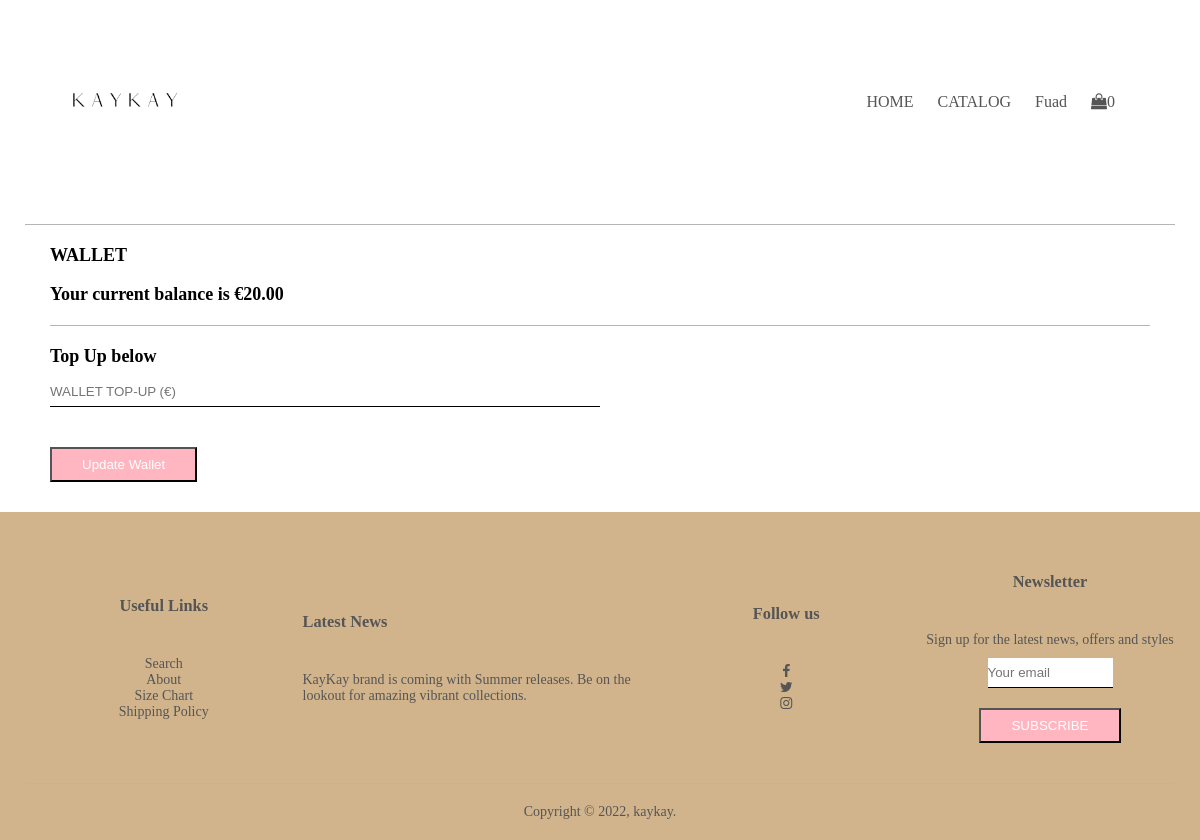
The app's page /updateWallet (signed in), older data.
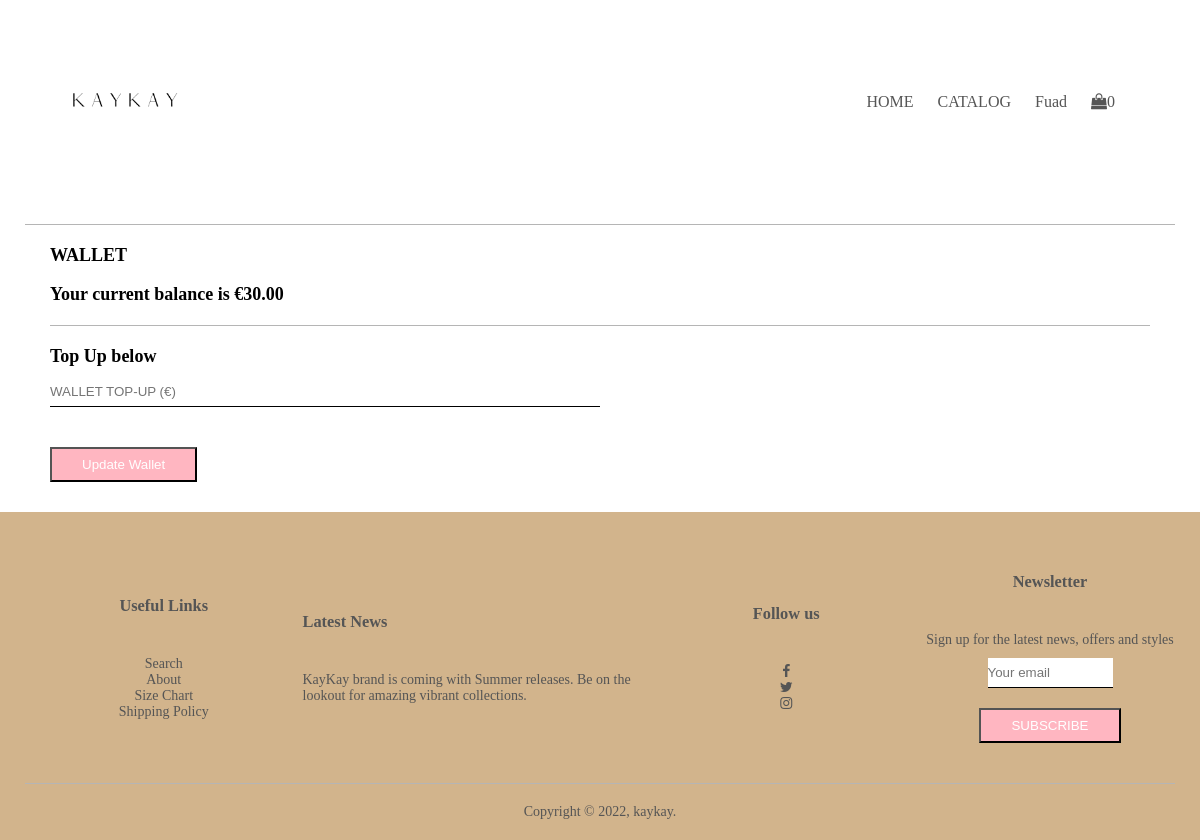
The same page, newer data.
### tables this page shows
CREATE TABLE user_wallet
    (user_id INTEGER PRIMARY KEY NOT NULL,
    wallet NUMERIC NOT NULL
    );

### app.py (the view, shortened to what this page needs)
@app.route("/updateWallet", methods = ["GET","POST"])
def updateWallet():
    user_wallet = get_wallet()
    return render_template("updateWallet.html", user_wallet=user_wallet[0])

### app.py (called while the page is built)
@app.after_request
def after_request(response):
    response.headers["Cache-Control"] = "no-cache, no-store, must-revalidate"
    response.headers["Expires"] = 0
    response.headers["Pragma"] = "no-cache"
    return response

### import_functions.py (called while the page is built)
def eur(value):
    return f"€{value:,.2f}"

def get_wallet():
    user_wallet = db.execute("""SELECT *
                             FROM user_wallet
                             WHERE user_id = ?""",
                             session["user_id"])
    return user_wallet

### templates/updateWallet.html (shortened to what this page needs)
{% extends "layout.html" %}
{% block main %}
<div class="address-page">
    <div class="container">
        <div class="row">
                <div class="address">
                    <span> WALLET </span>
                    <br></br>
                    <span> Your current balance is {{ user_wallet["wallet"] | eur }}</span>
                    <hr>
                    <span> Top Up below </span>
                    <form action="/updateWallet" method="post">
                        <input type="number" name="wallet" placeholder="WALLET TOP-UP (€)" min="1" max="1000">
                        <br>
                        <a href="/updateWallet"><button type="submit" class="btn-2">Update Wallet</button></a>
                    </form>
                </div>
            </div>
        </div>
    </div>
</div>
{% endblock %}

### templates/layout.html (shortened to what this page needs)
<!DOCTYPE html>
<html lang="en">
<head>
    <link href="/static/CSS/style.css" rel="stylesheet">
    <link href="https://stackpath.bootstrapcdn.com/font-awesome/4.7.0/css/font-awesome.min.css" rel="stylesheet">
    <link rel='stylesheet' href='https://cdnjs.cloudflare.com/ajax/libs/font-awesome/4.7.0/css/font-awesome.min.css'>
</head>
<body>
    <div class="container">
        <div class="navbar">
            <div class="logo">
                <a href="/"><img src="/static/images/kb2.PNG" width="160px"></a>
            </div>
            <nav>
                {% if session["user_id"] %}
                <ul id="MenuItems">
                    <li><a href="/">HOME</a></li>
                    <li><a href="/catalog">CATALOG</a></li>
                    <li><a href="/profile">{{ session["first_name"] }}</a></li>
                    <li><a href="/cart"><i class='fa fa-shopping-bag'></i>{{ session["cart"] | length }}</a><li>
                </ul>
                {% endif %}
            </nav>
        </div>
        <hr>
        <main class="container-fluid py-5 text-center">
            {% block main %}{% endblock %}
    <div class="footer">
        <div class="container">
            <div class="row">
                <div class="footer-col-1">
                    <h3>Useful Links</h3>
                    <ul>
                        <li><a href="">Search</a></li>
                        <li><a href="">About</a></li>
                        <li>Size Chart</li>
                        <li>Shipping Policy</li>
                    </ul>
                </div>
                <div class="footer-col-2">
                    <h3>Latest News</h3>
                    <p>KayKay brand is coming with Summer releases. Be on the lookout for amazing vibrant collections.
                </div>
                <div class="footer-col-3">
                    <h3>Follow us</h3>
                    <ul>
                        <li><a href=""><i class='fa fa-facebook'></i></a></li>
                        <li><a href=""><i class='fa fa-twitter'></i></a></li>
                        <li><a href=""><i class='fa fa-instagram'></i></a></li>
                    </ul>
                </div>
                <div class="footer-col-4">
                    <h3>Newsletter</h3>
                    <p> Sign up for the latest news, offers
                        and styles</p>
                    <form action="/subscribe" method="post">
                        <div class="mb-3">
                            <input autocomplete="off" autofocus class="form-control mx-auto w-auto" id="email" name="email" placeholder="Your email" type="text" required>
                        </div>
                        <div>
                        <button class="btn2" type="submit">SUBSCRIBE</button>
                        </div>
                    </form>
                </div>
            </div>
            <hr>
            <p class="copyright">Copyright © 2022, kaykay.</p>
        </div>
    </div>
</body>
</html>

### static/CSS/style.css (style rules this page uses)
* { margin: 0; padding: 0; box-sizing: border-box; }
.navbar { display: flex; align-items: center; padding: 20px; }
nav { flex: 1; text-align: right; }
nav ul { display: inline-block; list-style-type: none; }
nav li { display: inline-block; margin-right: 20px; -webkit-transition: color 2s; transition: color 2s; }
a { text-decoration: none; color: #555; }
p { color: #555; }
.container { max-width: 1300px; margin: auto; padding-left: 25px; padding-right: 25px; }
.container hr { border: none; background: #b5b5b5; height: 1px; margin: 20px 0; }
.row { display: flex; align-items: center; flex-wrap: wrap; justify-content: space-around; }
.btn-2 { display: inline-block; background: lightpink; color: white; padding: 8px 30px; margin: 30px 0; flex-wrap: wrap; transition: 0.5; }
.footer { background: tan; color: #555; font-size: 14px; padding: 60px 0 20px; }
.footer p { color: #555; }
.footer h3 { margin-bottom: 40px; }
.footer-col-1, .footer-col-2, .footer-col-3, .footer-col-4 { min-width: 250px; margin-bottom: 20px; }
.footer-col-2 { flex-basis: 30% }
.footer-col-4 { flex: 1; text-align: center; }
.footer-col-1, .footer-col-3 { flex: 1; flex-basis: 12%; text-align: center; }
ul { list-style-type: none; }
.btn2 { display: inline-block; background: lightpink; color: white; padding: 8px 30px; flex-wrap: wrap; margin-top: 10px; }
.copyright { text-align: center; }
form input { width:50%; height:30px; margin: 10px 0; border: none; border-bottom: 1px solid black; }
.address { width: 100%; float: left; }
.address span { font-weight: bolder; font-size: large; }

Row changes from the older to the newer data that the page shows:
changed user_wallet: wallet|eur "€20.00" → "€30.00"
